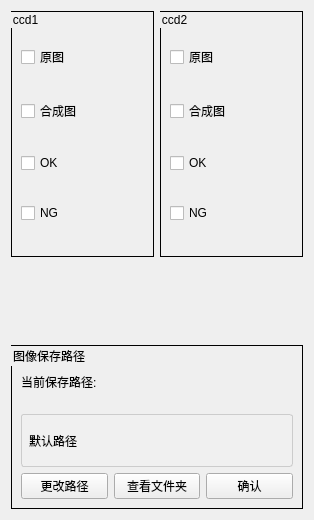
<?xml version="1.0" encoding="UTF-8"?>
<ui version="4.0">
 <class>SaveForm</class>
 <widget class="QWidget" name="SaveForm">
  <property name="geometry">
   <rect>
    <x>0</x>
    <y>0</y>
    <width>314</width>
    <height>520</height>
   </rect>
  </property>
  <property name="windowTitle">
   <string>Form</string>
  </property>
  <property name="styleSheet">
   <string notr="true">
				QGroupBox{
				border: 1px solid black;
				}
			</string>
  </property>
  <layout class="QGridLayout" name="gridLayout_7" rowstretch="3,1,2">
   <item row="0" column="0">
    <widget class="QGroupBox" name="gBox_1">
     <property name="styleSheet">
      <string notr="true"/>
     </property>
     <property name="title">
      <string>ccd1</string>
     </property>
     <layout class="QGridLayout" name="gridLayout">
      <item row="0" column="0">
       <widget class="QCheckBox" name="cBox_1_1">
        <property name="text">
         <string>原图</string>
        </property>
       </widget>
      </item>
      <item row="1" column="0">
       <widget class="QCheckBox" name="cBox_1_2">
        <property name="text">
         <string>合成图</string>
        </property>
       </widget>
      </item>
      <item row="2" column="0">
       <widget class="QCheckBox" name="cBox_1_3">
        <property name="text">
         <string>OK</string>
        </property>
       </widget>
      </item>
      <item row="3" column="0">
       <widget class="QCheckBox" name="cBox_1_4">
        <property name="text">
         <string>NG</string>
        </property>
       </widget>
      </item>
     </layout>
    </widget>
   </item>
   <item row="0" column="1">
    <widget class="QGroupBox" name="gBox_2">
     <property name="styleSheet">
      <string notr="true"/>
     </property>
     <property name="title">
      <string>ccd2</string>
     </property>
     <layout class="QGridLayout" name="gridLayout_2">
      <item row="0" column="0">
       <widget class="QCheckBox" name="cBox_2_1">
        <property name="text">
         <string>原图</string>
        </property>
       </widget>
      </item>
      <item row="1" column="0">
       <widget class="QCheckBox" name="cBox_2_2">
        <property name="text">
         <string>合成图</string>
        </property>
       </widget>
      </item>
      <item row="2" column="0">
       <widget class="QCheckBox" name="cBox_2_3">
        <property name="text">
         <string>OK</string>
        </property>
       </widget>
      </item>
      <item row="3" column="0">
       <widget class="QCheckBox" name="cBox_2_4">
        <property name="text">
         <string>NG</string>
        </property>
       </widget>
      </item>
     </layout>
    </widget>
   </item>
   <item row="2" column="0" colspan="2">
    <widget class="QGroupBox" name="gBox_path">
     <property name="title">
      <string>图像保存路径</string>
     </property>
     <layout class="QVBoxLayout" name="verticalLayout">
      <item>
       <widget class="QLabel" name="label_pathHint">
        <property name="text">
         <string>当前保存路径:</string>
        </property>
       </widget>
      </item>
      <item>
       <widget class="QLabel" name="label_currentPath">
        <property name="styleSheet">
         <string notr="true">
										QLabel {
										background-color: #f0f0f0;
										border: 1px solid #ccc;
										padding: 4px;
										border-radius: 3px;
										}
									</string>
        </property>
        <property name="text">
         <string>默认路径</string>
        </property>
        <property name="wordWrap">
         <bool>true</bool>
        </property>
       </widget>
      </item>
      <item>
       <layout class="QHBoxLayout" name="horizontalLayout">
        <item>
         <widget class="QPushButton" name="Bt_changePath">
          <property name="text">
           <string>更改路径</string>
          </property>
         </widget>
        </item>
        <item>
         <widget class="QPushButton" name="Bt_look">
          <property name="text">
           <string>查看文件夹</string>
          </property>
         </widget>
        </item>
        <item>
         <widget class="QPushButton" name="Bt_confirm">
          <property name="text">
           <string>确认</string>
          </property>
         </widget>
        </item>
       </layout>
      </item>
     </layout>
    </widget>
   </item>
  </layout>
 </widget>
 <resources/>
 <connections/>
</ui>
